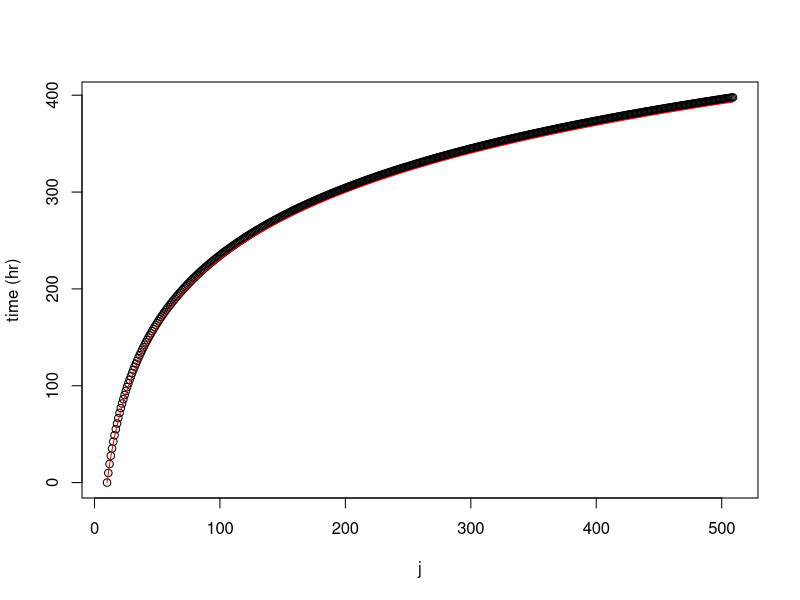
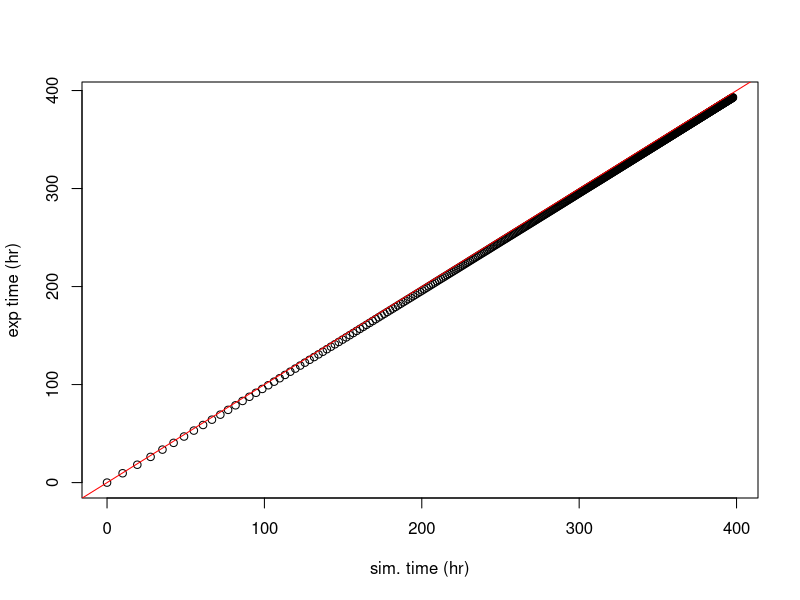
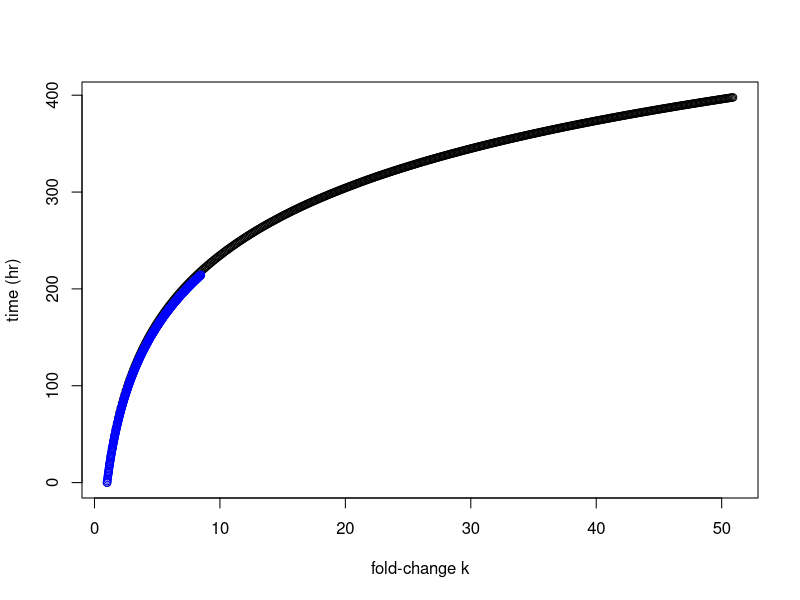
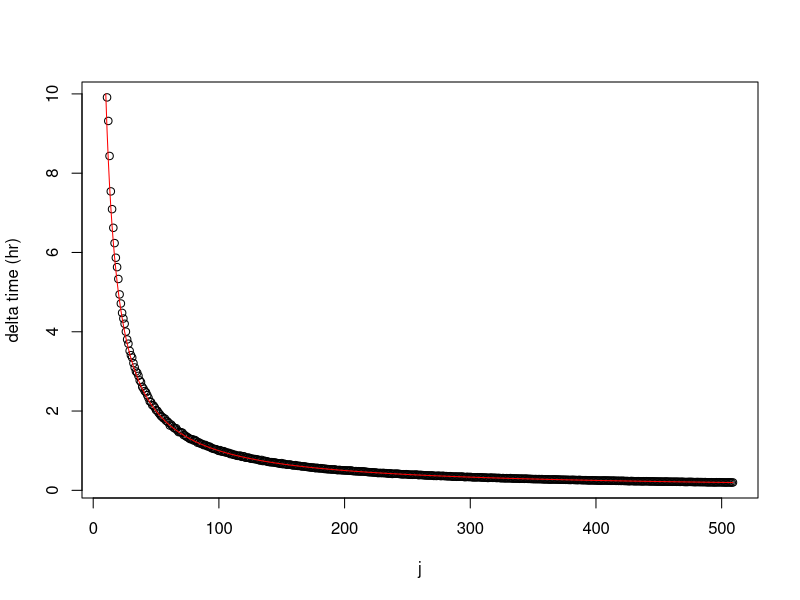
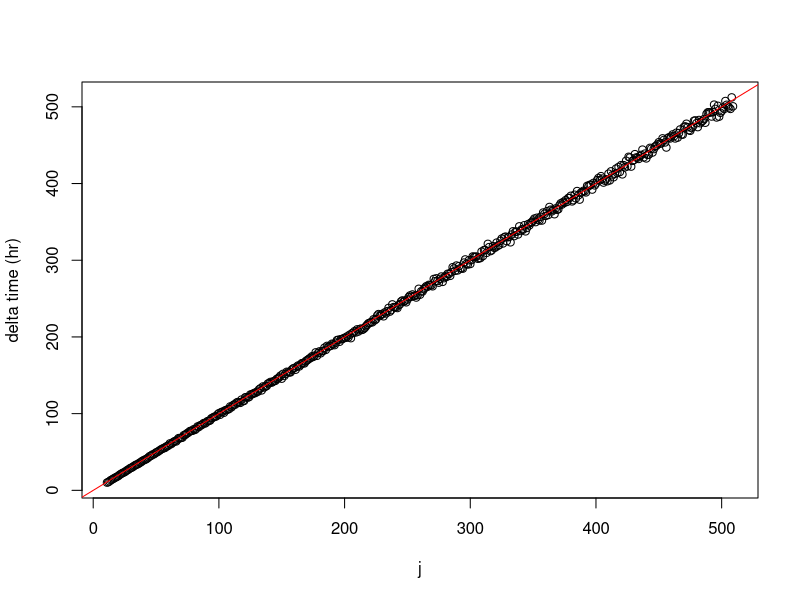
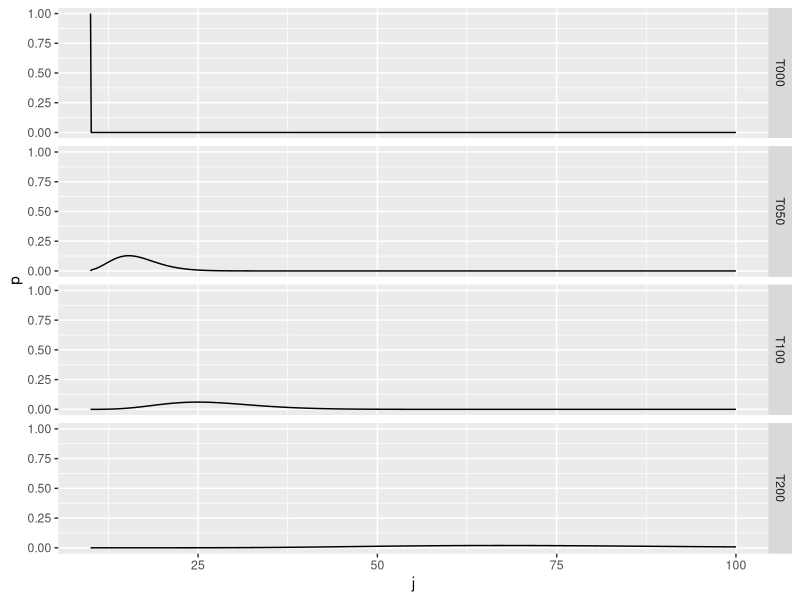
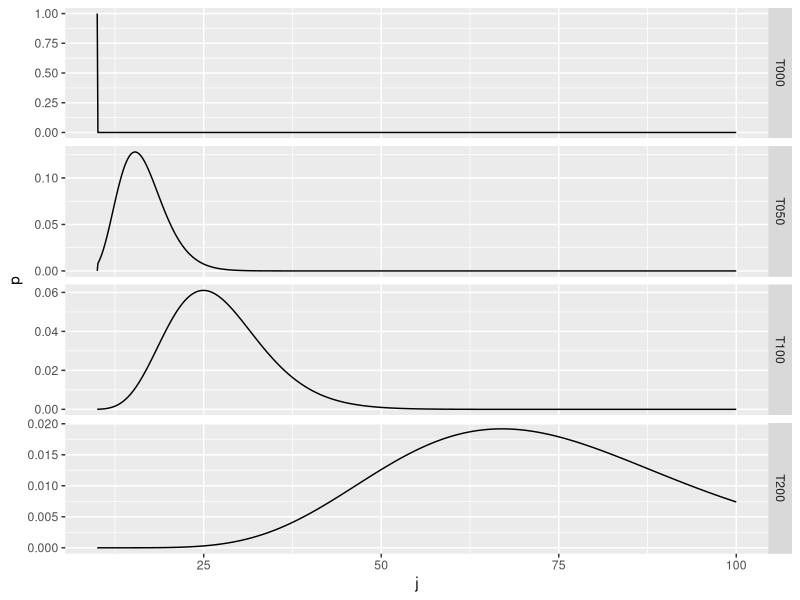

Here is the R script that generated these plots, in order: (Note: a time limit stopped this script after it produced the figures.)
## ---- chunk 1
library(ggplot2)
library(dplyr)
library(tidyr)
library(ape)

set.seed(10)
## ---- chunk 2
# Simulate a Markov chain starting with `n0` cells and growth rate `r` that
# grows for `steps` steps.
simulateCells <- function(n0, steps, r) {
  sizehistory <- rep(0, steps)
  sizehistory[1] <- n0
  timehistory <- rep(0, steps)
  for (i in 2:steps) {
    timehistory[i] <- timehistory[i-1] + rexp(1, r*sizehistory[i-1])
    sizehistory[i] <- sizehistory[i-1] + 1
  }
  return(list(times=timehistory,popsize=sizehistory))
}

# Compute the expected time to fold change based on above analytical result.
foldExpectationTime <- function(t, r, n0) {
  return(1/r*log(j/n0))
}
## ---- chunk 3
n0 <- 10      # initial number of cells
steps <- 500  # number of steps in the embedded chain
reps <- 10000 # number of replicates
r <- .01      # cell growth rate

# Run many replicates of the above simulation function
popsizes <- matrix(0, nrow=reps, ncol=steps)
times <- matrix(0, nrow=reps, ncol=steps)

for (i in 1:reps) {
  res <- simulateCells(n0, steps, r)
  popsizes[i,]  <- res$popsize
  times[i,]  <- res$times
}
## ---- chunk 4
j <- apply(popsizes, 2, mean)    # population sizes from simulation
k <- apply(popsizes, 2, mean)/n0 # fold change at each step in Markov chain
t_mean <- apply(times, 2, mean)  # average time to reach population size

# plot(k, t_mean)
plot(j, t_mean, xlab='j', ylab='time (hr)')
lines(j, foldExpectationTime(j, r, n0), col='red')

qqplot(t_mean, foldExpectationTime(j, r, n0), xlab='sim. time (hr)', ylab='exp time (hr)')
abline(0,1,col='red')

## ---- chunk 5
offset_t <- 50
k2 <- apply(popsizes[,(offset_t+1):ncol(popsizes)], 2, mean)/(n0+offset_t)
j2 <- apply(popsizes[,(offset_t+1):ncol(popsizes)], 2, mean)
t_mean2 <- apply(times[,(offset_t+1):ncol(popsizes)], 2, mean)-mean(times[,offset_t+1])

plot(k, t_mean, xlab='fold-change k', ylab='time (hr)')
points(k2, t_mean2, col='blue')
## ---- chunk 6
t_diff <- t_mean[2:length(t_mean)]-t_mean[1:(length(t_mean)-1)]
plot(j[2:length(j)], t_diff, xlab='j', ylab='delta time (hr)')
lines(j, 1/r/j, col='red')

plot(j[2:length(j)], 1/r/t_diff, xlab='j', ylab='delta time (hr)')
abline(0,1,col='red')
## ---- chunk 7
probnbinom <- function(i,j,t,r) {
  if (t==0) {
    # return 1 when j=i at time 0
    return((choose(j-1,i-1)*((exp(-r*t))^i)*(1-exp(-r*t))^(j-i))*(j==i)) 
  } else {
    return((choose(j-1,i-1)*((exp(-r*t))^i)*(1-exp(-r*t))^(j-i))*(j>i))
  }
}
## ---- chunk 8
i <- 10
j <- seq(i,100,.1)
r <- .01

fr <- tbl_df(data.frame(j=j, T000=probnbinom(n0,j,0,r),
                        T050=probnbinom(n0,j,50,r),
                        T100=probnbinom(n0,j,100,r),
                        T200=probnbinom(n0,j,200,r)))
fr %>% gather(Time,p,-j) %>%
  ggplot() + aes(x=j, y=p) + facet_grid(Time~.) + geom_line()
## ---- chunk 9
fr %>% gather(Time,p,-j) %>%
  ggplot() + aes(x=j, y=p) + facet_grid(Time~.,scale='free') + geom_line()
## ---- chunk 10
simulateBloodCells <- function(n0, r, m, reps, u=0) {
  elapsed <- rep(0, reps)
  bloodcells <- rep(0, reps)
  population <- rep(n0, reps)

  for (i in 1:reps) {
    while(bloodcells[i]<1000) {
      delta_t <- rexp(1, r*population[i])
      elapsed[i] <- elapsed[i] + delta_t
      population[i] <- population[i] + 1
      bloodcells[i] <- bloodcells[i] + m*population[i]*delta_t - u*(bloodcells[i])*delta_t
    }
  }
  return(list(times=elapsed,popsize=population,bloodsize=bloodcells))
}
## ---- chunk 11
r <- .01
m <- .0001
n0 <- 10
u <- .01

reps <- 100 # very time-consuming; should parallelize but can't be bothered...

res_nodeath <- simulateBloodCells(n0, r, m, reps)
res_death <- simulateBloodCells(n0, r, m, reps, u)
## ---- chunk 12
hist(res_nodeath$times, xlab='time (hr)')
mean(res_nodeath$times)
var(res_nodeath$times)
quantile(res_nodeath$times, .99)

hist(res_death$times, xlab='time (hr)')
mean(res_death$times)
var(res_death$times)
quantile(res_death$times, .99)
## ---- chunk 13
tree <- read.tree(text="((Human=A,Chimp=A),Gorilla=G);")
plot(tree, type='cladogram')
nodelabels()
## ---- chunk 14
m5_hc <- function(z4, Pt) {
  return(Pt[z4,] %*% as.matrix(nrow=4, ncol=1, Pt_hg[,1]^2))
}
## ---- chunk 15
mu <- .2 * 10^(-8)

t_hc <- 6*10^6
t_hg <- 7*10^6

Pt_hc <- 1/4*(matrix(1, nrow=4, ncol=4) +
              (matrix(-1, nrow=4, ncol=4) + 4*diag(4))*exp(-mu*t_hc))
Pt_hg <- 1/4*(matrix(1, nrow=4, ncol=4) +
              (matrix(-1, nrow=4, ncol=4) + 4*diag(4))*exp(-mu*t_hg))

lik <- Pt_hg[,3] %*% m5_hc(c(1,2,3,4), Pt_hc)
loglik <- log(lik)
loglik
## ---- chunk 16
tree <- read.tree(text="((Human=A,Gorilla=G),Chimp=A);")
plot(tree, type='cladogram')
nodelabels()
## ---- chunk 17
m5_hg <- function(z4, Pt) {
  return(Pt[z4,] %*% as.matrix(nrow=4, ncol=1, (Pt_hg[,3]*Pt_hg[,1])))
}
## ---- chunk 18
mu <- .2 * 10^(-8)

t_hc <- 7*10^6
t_hg <- 6*10^6

Pt_hc <- 1/4*(matrix(1, nrow=4, ncol=4) +
              (matrix(-1, nrow=4, ncol=4) + 4*diag(4))*exp(-mu*t_hc))
Pt_hg <- 1/4*(matrix(1, nrow=4, ncol=4) +
              (matrix(-1, nrow=4, ncol=4) + 4*diag(4))*exp(-mu*t_hg))

lik2 <-  Pt_hc[,1] %*% (m5_hg(c(1,2,3,4), Pt_hg))
loglik2 <- log(lik2)
loglik2
## ---- chunk 19
loglik-loglik2
exp(loglik-loglik2)
## ---- chunk 20
1-pchisq(loglik-loglik2, 2)
